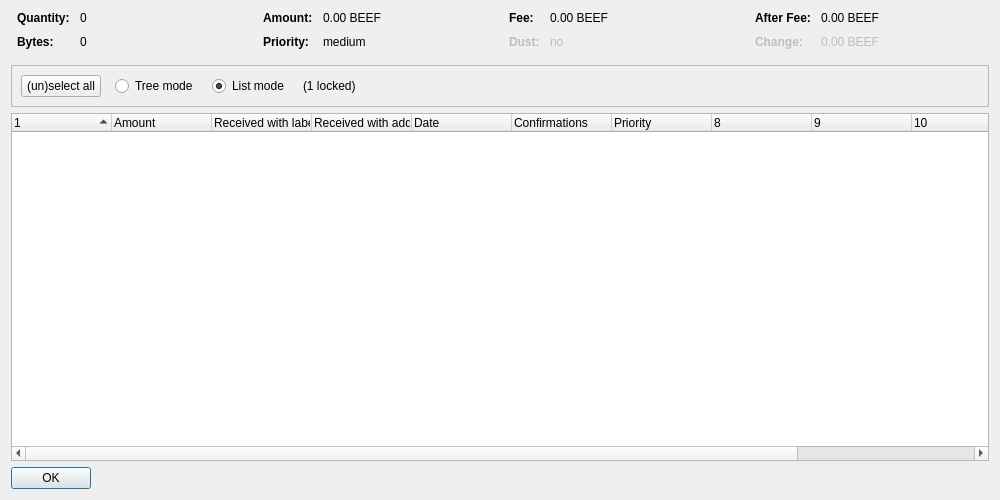
<?xml version="1.0" encoding="UTF-8"?>
<ui version="4.0">
 <class>CoinControlDialog</class>
 <widget class="QDialog" name="CoinControlDialog">
  <property name="geometry">
   <rect>
    <x>0</x>
    <y>0</y>
    <width>1000</width>
    <height>500</height>
   </rect>
  </property>
  <property name="windowTitle">
   <string>Coin Selection</string>
  </property>
  <layout class="QVBoxLayout" name="verticalLayout">
   <item>
    <layout class="QHBoxLayout" name="horizontalLayoutTop" stretch="0,0,0,0">
     <property name="topMargin">
      <number>0</number>
     </property>
     <property name="bottomMargin">
      <number>10</number>
     </property>
     <item>
      <layout class="QFormLayout" name="formLayoutCoinControl1">
       <property name="horizontalSpacing">
        <number>10</number>
       </property>
       <property name="verticalSpacing">
        <number>10</number>
       </property>
       <property name="leftMargin">
        <number>6</number>
       </property>
       <property name="rightMargin">
        <number>6</number>
       </property>
       <item row="0" column="0">
        <widget class="QLabel" name="labelCoinControlQuantityText">
         <property name="font">
          <font>
           <weight>75</weight>
           <bold>true</bold>
          </font>
         </property>
         <property name="text">
          <string>Quantity:</string>
         </property>
        </widget>
       </item>
       <item row="0" column="1">
        <widget class="QLabel" name="labelCoinControlQuantity">
         <property name="cursor">
          <cursorShape>IBeamCursor</cursorShape>
         </property>
         <property name="contextMenuPolicy">
          <enum>Qt::ActionsContextMenu</enum>
         </property>
         <property name="text">
          <string notr="true">0</string>
         </property>
         <property name="textInteractionFlags">
          <set>Qt::LinksAccessibleByMouse|Qt::TextSelectableByKeyboard|Qt::TextSelectableByMouse</set>
         </property>
        </widget>
       </item>
       <item row="1" column="0">
        <widget class="QLabel" name="labelCoinControlBytesText">
         <property name="font">
          <font>
           <weight>75</weight>
           <bold>true</bold>
          </font>
         </property>
         <property name="text">
          <string>Bytes:</string>
         </property>
        </widget>
       </item>
       <item row="1" column="1">
        <widget class="QLabel" name="labelCoinControlBytes">
         <property name="cursor">
          <cursorShape>IBeamCursor</cursorShape>
         </property>
         <property name="contextMenuPolicy">
          <enum>Qt::ActionsContextMenu</enum>
         </property>
         <property name="text">
          <string notr="true">0</string>
         </property>
         <property name="textInteractionFlags">
          <set>Qt::LinksAccessibleByMouse|Qt::TextSelectableByKeyboard|Qt::TextSelectableByMouse</set>
         </property>
        </widget>
       </item>
      </layout>
     </item>
     <item>
      <layout class="QFormLayout" name="formLayoutCoinControl2">
       <property name="horizontalSpacing">
        <number>10</number>
       </property>
       <property name="verticalSpacing">
        <number>10</number>
       </property>
       <property name="leftMargin">
        <number>6</number>
       </property>
       <property name="rightMargin">
        <number>6</number>
       </property>
       <item row="0" column="0">
        <widget class="QLabel" name="labelCoinControlAmountText">
         <property name="font">
          <font>
           <weight>75</weight>
           <bold>true</bold>
          </font>
         </property>
         <property name="text">
          <string>Amount:</string>
         </property>
        </widget>
       </item>
       <item row="0" column="1">
        <widget class="QLabel" name="labelCoinControlAmount">
         <property name="cursor">
          <cursorShape>IBeamCursor</cursorShape>
         </property>
         <property name="contextMenuPolicy">
          <enum>Qt::ActionsContextMenu</enum>
         </property>
         <property name="text">
          <string notr="true">0.00 BEEF</string>
         </property>
         <property name="textInteractionFlags">
          <set>Qt::LinksAccessibleByMouse|Qt::TextSelectableByKeyboard|Qt::TextSelectableByMouse</set>
         </property>
        </widget>
       </item>
       <item row="1" column="0">
        <widget class="QLabel" name="labelCoinControlPriorityText">
         <property name="font">
          <font>
           <weight>75</weight>
           <bold>true</bold>
          </font>
         </property>
         <property name="text">
          <string>Priority:</string>
         </property>
        </widget>
       </item>
       <item row="1" column="1">
        <widget class="QLabel" name="labelCoinControlPriority">
         <property name="cursor">
          <cursorShape>IBeamCursor</cursorShape>
         </property>
         <property name="contextMenuPolicy">
          <enum>Qt::ActionsContextMenu</enum>
         </property>
         <property name="text">
          <string notr="true">medium</string>
         </property>
         <property name="textInteractionFlags">
          <set>Qt::LinksAccessibleByMouse|Qt::TextSelectableByKeyboard|Qt::TextSelectableByMouse</set>
         </property>
        </widget>
       </item>
      </layout>
     </item>
     <item>
      <layout class="QFormLayout" name="formLayoutCoinControl3">
       <property name="horizontalSpacing">
        <number>10</number>
       </property>
       <property name="verticalSpacing">
        <number>10</number>
       </property>
       <property name="leftMargin">
        <number>6</number>
       </property>
       <property name="rightMargin">
        <number>6</number>
       </property>
       <item row="0" column="0">
        <widget class="QLabel" name="labelCoinControlFeeText">
         <property name="font">
          <font>
           <weight>75</weight>
           <bold>true</bold>
          </font>
         </property>
         <property name="text">
          <string>Fee:</string>
         </property>
        </widget>
       </item>
       <item row="0" column="1">
        <widget class="QLabel" name="labelCoinControlFee">
         <property name="cursor">
          <cursorShape>IBeamCursor</cursorShape>
         </property>
         <property name="contextMenuPolicy">
          <enum>Qt::ActionsContextMenu</enum>
         </property>
         <property name="text">
          <string notr="true">0.00 BEEF</string>
         </property>
         <property name="textInteractionFlags">
          <set>Qt::LinksAccessibleByMouse|Qt::TextSelectableByKeyboard|Qt::TextSelectableByMouse</set>
         </property>
        </widget>
       </item>
       <item row="1" column="0">
        <widget class="QLabel" name="labelCoinControlLowOutputText">
         <property name="enabled">
          <bool>false</bool>
         </property>
         <property name="font">
          <font>
           <weight>75</weight>
           <bold>true</bold>
          </font>
         </property>
         <property name="text">
          <string>Dust:</string>
         </property>
        </widget>
       </item>
       <item row="1" column="1">
        <widget class="QLabel" name="labelCoinControlLowOutput">
         <property name="enabled">
          <bool>false</bool>
         </property>
         <property name="cursor">
          <cursorShape>IBeamCursor</cursorShape>
         </property>
         <property name="contextMenuPolicy">
          <enum>Qt::ActionsContextMenu</enum>
         </property>
         <property name="text">
          <string notr="true">no</string>
         </property>
         <property name="textInteractionFlags">
          <set>Qt::LinksAccessibleByMouse|Qt::TextSelectableByKeyboard|Qt::TextSelectableByMouse</set>
         </property>
        </widget>
       </item>
      </layout>
     </item>
     <item>
      <layout class="QFormLayout" name="formLayoutCoinControl4">
       <property name="horizontalSpacing">
        <number>10</number>
       </property>
       <property name="verticalSpacing">
        <number>10</number>
       </property>
       <property name="leftMargin">
        <number>6</number>
       </property>
       <property name="rightMargin">
        <number>6</number>
       </property>
       <item row="0" column="0">
        <widget class="QLabel" name="labelCoinControlAfterFeeText">
         <property name="font">
          <font>
           <weight>75</weight>
           <bold>true</bold>
          </font>
         </property>
         <property name="text">
          <string>After Fee:</string>
         </property>
        </widget>
       </item>
       <item row="0" column="1">
        <widget class="QLabel" name="labelCoinControlAfterFee">
         <property name="cursor">
          <cursorShape>IBeamCursor</cursorShape>
         </property>
         <property name="contextMenuPolicy">
          <enum>Qt::ActionsContextMenu</enum>
         </property>
         <property name="text">
          <string notr="true">0.00 BEEF</string>
         </property>
         <property name="textInteractionFlags">
          <set>Qt::LinksAccessibleByMouse|Qt::TextSelectableByKeyboard|Qt::TextSelectableByMouse</set>
         </property>
        </widget>
       </item>
       <item row="1" column="0">
        <widget class="QLabel" name="labelCoinControlChangeText">
         <property name="enabled">
          <bool>false</bool>
         </property>
         <property name="font">
          <font>
           <weight>75</weight>
           <bold>true</bold>
          </font>
         </property>
         <property name="text">
          <string>Change:</string>
         </property>
        </widget>
       </item>
       <item row="1" column="1">
        <widget class="QLabel" name="labelCoinControlChange">
         <property name="enabled">
          <bool>false</bool>
         </property>
         <property name="cursor">
          <cursorShape>IBeamCursor</cursorShape>
         </property>
         <property name="contextMenuPolicy">
          <enum>Qt::ActionsContextMenu</enum>
         </property>
         <property name="text">
          <string notr="true">0.00 BEEF</string>
         </property>
         <property name="textInteractionFlags">
          <set>Qt::LinksAccessibleByMouse|Qt::TextSelectableByKeyboard|Qt::TextSelectableByMouse</set>
         </property>
        </widget>
       </item>
      </layout>
     </item>
    </layout>
   </item>
   <item>
    <widget class="QFrame" name="frame">
     <property name="minimumSize">
      <size>
       <width>0</width>
       <height>40</height>
      </size>
     </property>
     <property name="frameShape">
      <enum>QFrame::StyledPanel</enum>
     </property>
     <property name="frameShadow">
      <enum>QFrame::Sunken</enum>
     </property>
     <layout class="QHBoxLayout" name="horizontalLayout">
      <item>
       <layout class="QHBoxLayout" name="horizontalLayoutPanel" stretch="0,0,0,0,0">
        <property name="spacing">
         <number>14</number>
        </property>
        <item>
         <widget class="QPushButton" name="pushButtonSelectAll">
          <property name="sizePolicy">
           <sizepolicy hsizetype="Maximum" vsizetype="Fixed">
            <horstretch>0</horstretch>
            <verstretch>0</verstretch>
           </sizepolicy>
          </property>
          <property name="text">
           <string>(un)select all</string>
          </property>
          <property name="autoDefault">
           <bool>false</bool>
          </property>
         </widget>
        </item>
        <item>
         <widget class="QRadioButton" name="radioTreeMode">
          <property name="sizePolicy">
           <sizepolicy hsizetype="Maximum" vsizetype="Fixed">
            <horstretch>0</horstretch>
            <verstretch>0</verstretch>
           </sizepolicy>
          </property>
          <property name="text">
           <string>Tree mode</string>
          </property>
         </widget>
        </item>
        <item>
         <widget class="QRadioButton" name="radioListMode">
          <property name="sizePolicy">
           <sizepolicy hsizetype="Maximum" vsizetype="Fixed">
            <horstretch>0</horstretch>
            <verstretch>0</verstretch>
           </sizepolicy>
          </property>
          <property name="text">
           <string>List mode</string>
          </property>
          <property name="checked">
           <bool>true</bool>
          </property>
         </widget>
        </item>
        <item>
         <widget class="QLabel" name="labelLocked">
          <property name="text">
           <string notr="true">(1 locked)</string>
          </property>
         </widget>
        </item>
        <item>
         <spacer name="horizontalSpacer">
          <property name="orientation">
           <enum>Qt::Horizontal</enum>
          </property>
          <property name="sizeHint" stdset="0">
           <size>
            <width>40</width>
            <height>20</height>
           </size>
          </property>
         </spacer>
        </item>
       </layout>
      </item>
     </layout>
    </widget>
   </item>
   <item>
    <widget class="CoinControlTreeWidget" name="treeWidget">
     <property name="contextMenuPolicy">
      <enum>Qt::CustomContextMenu</enum>
     </property>
     <property name="sortingEnabled">
      <bool>false</bool>
     </property>
     <property name="columnCount">
      <number>12</number>
     </property>
     <attribute name="headerShowSortIndicator" stdset="0">
      <bool>true</bool>
     </attribute>
     <attribute name="headerStretchLastSection">
      <bool>false</bool>
     </attribute>
     <column>
      <property name="text">
       <string/>
      </property>
     </column>
     <column>
      <property name="text">
       <string>Amount</string>
      </property>
     </column>
     <column>
      <property name="text">
       <string>Received with label</string>
      </property>
     </column>
     <column>
      <property name="text">
       <string>Received with address</string>
      </property>
     </column>
     <column>
      <property name="text">
       <string>Date</string>
      </property>
     </column>
     <column>
      <property name="text">
       <string>Confirmations</string>
      </property>
      <property name="toolTip">
       <string>Confirmed</string>
      </property>
     </column>
     <column>
      <property name="text">
       <string>Priority</string>
      </property>
     </column>
     <column>
      <property name="text">
       <string/>
      </property>
     </column>
     <column>
      <property name="text">
       <string/>
      </property>
     </column>
     <column>
      <property name="text">
       <string/>
      </property>
     </column>
     <column>
      <property name="text">
       <string/>
      </property>
     </column>
     <column>
      <property name="text">
       <string/>
      </property>
     </column>
    </widget>
   </item>
   <item>
    <widget class="QDialogButtonBox" name="buttonBox">
     <property name="sizePolicy">
      <sizepolicy hsizetype="Maximum" vsizetype="Fixed">
       <horstretch>0</horstretch>
       <verstretch>0</verstretch>
      </sizepolicy>
     </property>
     <property name="orientation">
      <enum>Qt::Horizontal</enum>
     </property>
     <property name="standardButtons">
      <set>QDialogButtonBox::Ok</set>
     </property>
    </widget>
   </item>
  </layout>
 </widget>
 <customwidgets>
  <customwidget>
   <class>CoinControlTreeWidget</class>
   <extends>QTreeWidget</extends>
   <header>coincontroltreewidget.h</header>
  </customwidget>
 </customwidgets>
 <resources/>
 <connections/>
</ui>
